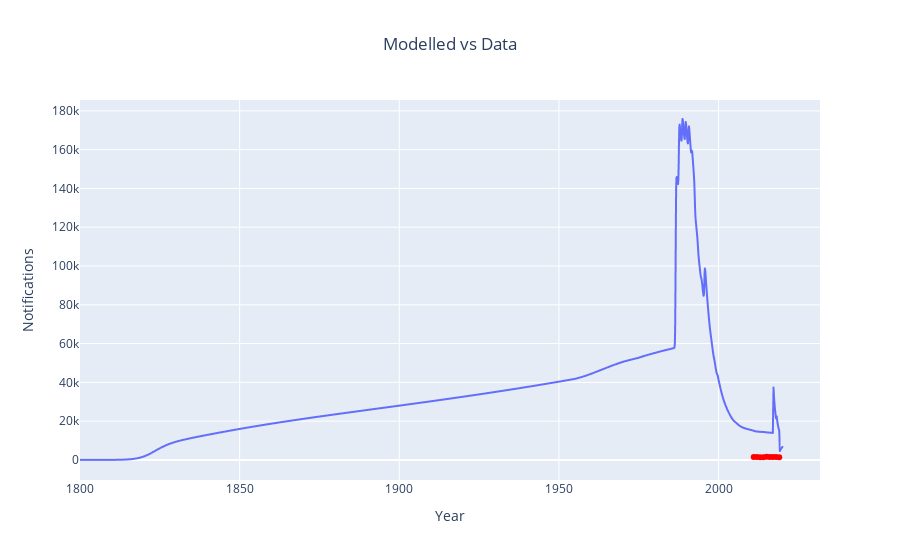

Notebook code cell kept with this figure:
### Code cell
notif_1 = px.line(
    derived_df_0,
    x=derived_df_0.index,
    y="notifications",
)
notif_2 = px.scatter(x= plots['notifications']['times'], y = plots['notifications']['values'])
notif_2.update_traces(marker=dict(color="red"))
notif_plot = go.Figure(
    data=notif_1.data + notif_2.data,
)
notif_plot.update_layout(
    title="Modelled vs Data", title_x=0.5, xaxis_title="Year", yaxis_title="Notifications"
)
notif_plot.show()

### Figure 1 — Plotly figure (JSON) as saved in the notebook; plotly's stock layout.template omitted (floating-point values rounded to 4 significant figures; data arrays with more than 128 entries replaced by an {"elided": "..."} marker saying what was removed)
{"data": [{"hovertemplate": "index=%{x}<br>notifications=%{y}<extra></extra>", "legendgroup": "", "line": {"color": "#636efa", "dash": "solid"}, "marker": {"symbol": "circle"}, "mode": "lines", "name": "", "showlegend": false, "type": "scattergl", "x": {"elided": "2201 float values"}, "xaxis": "x", "y": {"elided": "2201 float values"}, "yaxis": "y"}, {"hovertemplate": "x=%{x}<br>y=%{y}<extra></extra>", "legendgroup": "", "marker": {"color": "red", "symbol": "circle"}, "mode": "markers", "name": "", "orientation": "v", "showlegend": false, "type": "scatter", "x": [2011, 2012, 2013, 2014, 2015, 2016, 2017, 2018, 2019], "xaxis": "x", "y": [1495, 1485, 1369, 1405, 1642, 1555, 1440, 1468, 1417], "yaxis": "y"}], "layout": {"title": {"text": "Modelled vs Data", "x": 0.5}, "xaxis": {"title": {"text": "Year"}}, "yaxis": {"title": {"text": "Notifications"}}}}
